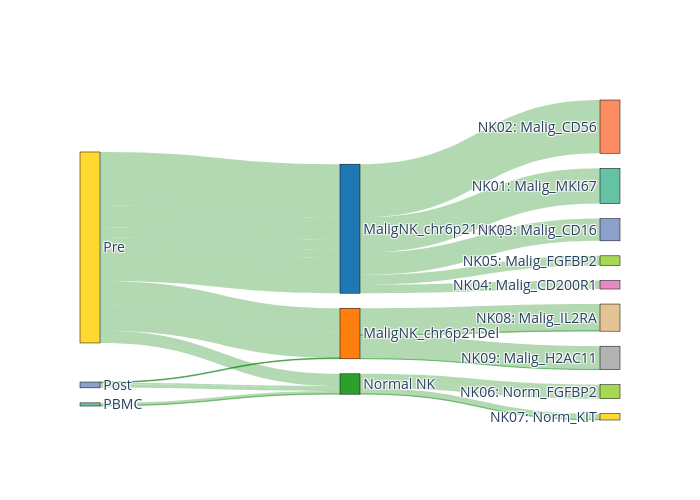

The cell this chart's notebook holds for it:
### Markdown cell above
#### **Fig. 2d** The Sankey diagram illustrates the association between treatment states, CNV status, and NK subclusters, with edge width representing the proportions of cells.

### Code cell
# ---------------------------------------------------------
# Generate Sankey diagram for treatment-cell state flow
# ---------------------------------------------------------
# This section constructs a Sankey diagram to visualize the
# cellular transitions and relationships between treatment
# status, broad cell annotations, and specific NK cell states.
# It aggregates cell counts, filters for significant flows,
# and renders an interactive plot to illustrate the distribution
# of cells across these categories.
# ---------------------------------------------------------
from collections import defaultdict
import plotly.graph_objects as go

df = adata_NK.obs[['treatment',  'anno-standard', 'CellStateLabels',]]

path_counts = defaultdict(int)
for _, row in df.iterrows():
    path = (row["treatment"], row["anno-standard"], row["CellStateLabels"])
    path_counts[path] += 1

all_labels = ['Pre','Post','PBMC','MaligNK_chr6p21Amp', 'MaligNK_chr6p21Del', 'Normal NK', 
              'NK01: Malig_MKI67', 'NK02: Malig_CD56', 'NK03: Malig_CD16',
              'NK04: Malig_CD200R1', 'NK05: Malig_FGFBP2', 'NK06: Norm_FGFBP2',
              'NK07: Norm_KIT', 'NK08: Malig_IL2RA', 'NK09: Malig_H2AC11']
label_to_index = {label: i for i, label in enumerate(all_labels)}
colors = ['#ffd92f', '#8da0cb', '#66c2a5',"#1f77b4", "#ff7f0e", "#2ca02c", '#66c2a5', '#fc8d62', 
          '#8da0cb', '#e78ac3', '#a6d854', '#a6d854','#ffd92f', '#e5c494', '#b3b3b3']

sources = []
targets = []
values = []

for (label1, label2, label3), count in path_counts.items():
    # from treatment to anno-cnv
    sources.append(label_to_index[label1])
    targets.append(label_to_index[label2])
    values.append(count)
    
    # from anno-cnv to anno-NK
    sources.append(label_to_index[label2])
    targets.append(label_to_index[label3])
    values.append(count)

filtered_links = [(s, t, v) for s, t, v in zip(sources, targets, values) if v >= 15]
filtered_sources = [link[0] for link in filtered_links]
filtered_targets = [link[1] for link in filtered_links]
filtered_values = [link[2] for link in filtered_links]

# sankey plot
fig = go.Figure(go.Sankey(
    node=dict(
        pad=15,
        thickness=20,
        line=dict(color="black", width=0.5),
        label=all_labels,
        color=colors
    ),
    link=dict(
        source=filtered_sources,
        target=filtered_targets,
        value=filtered_values,
        color=["rgba(0, 128, 0, 0.3)"] * len(sources)
    )
))

fig.update_layout(
    font_size=14,
    height=500,
    width=700,

    xaxis=dict(
        title_text="X Axis",
        title_font=dict(color="black"),
        tickfont=dict(color="black")
    ),
    yaxis=dict(
        title_text="Y Axis",
        title_font=dict(color="black"),
        tickfont=dict(color="black")
    ),

    legend=dict(
        bgcolor="rgba(0,0,0,0)",  # 完全透明背景
        font=dict(color="black")
    ),
)

fig.show()
fig.write_html(f"{figPath}/Fig2d.html")

### Figure 1 — Plotly figure (JSON) as saved in the notebook; plotly's stock layout.template omitted (floating-point values rounded to 4 significant figures)
{"data": [{"link": {"color": ["rgba(0, 128, 0, 0.3)", "rgba(0, 128, 0, 0.3)", "rgba(0, 128, 0, 0.3)", "rgba(0, 128, 0, 0.3)", "rgba(0, 128, 0, 0.3)", "rgba(0, 128, 0, 0.3)", "rgba(0, 128, 0, 0.3)", "rgba(0, 128, 0, 0.3)", "rgba(0, 128, 0, 0.3)", "rgba(0, 128, 0, 0.3)", "rgba(0, 128, 0, 0.3)", "rgba(0, 128, 0, 0.3)", "rgba(0, 128, 0, 0.3)", "rgba(0, 128, 0, 0.3)", "rgba(0, 128, 0, 0.3)", "rgba(0, 128, 0, 0.3)", "rgba(0, 128, 0, 0.3)", "rgba(0, 128, 0, 0.3)", "rgba(0, 128, 0, 0.3)", "rgba(0, 128, 0, 0.3)", "rgba(0, 128, 0, 0.3)", "rgba(0, 128, 0, 0.3)", "rgba(0, 128, 0, 0.3)", "rgba(0, 128, 0, 0.3)", "rgba(0, 128, 0, 0.3)", "rgba(0, 128, 0, 0.3)", "rgba(0, 128, 0, 0.3)", "rgba(0, 128, 0, 0.3)", "rgba(0, 128, 0, 0.3)", "rgba(0, 128, 0, 0.3)", "rgba(0, 128, 0, 0.3)", "rgba(0, 128, 0, 0.3)", "rgba(0, 128, 0, 0.3)", "rgba(0, 128, 0, 0.3)", "rgba(0, 128, 0, 0.3)", "rgba(0, 128, 0, 0.3)", "rgba(0, 128, 0, 0.3)", "rgba(0, 128, 0, 0.3)", "rgba(0, 128, 0, 0.3)", "rgba(0, 128, 0, 0.3)", "rgba(0, 128, 0, 0.3)", "rgba(0, 128, 0, 0.3)", "rgba(0, 128, 0, 0.3)", "rgba(0, 128, 0, 0.3)", "rgba(0, 128, 0, 0.3)", "rgba(0, 128, 0, 0.3)", "rgba(0, 128, 0, 0.3)", "rgba(0, 128, 0, 0.3)", "rgba(0, 128, 0, 0.3)", "rgba(0, 128, 0, 0.3)", "rgba(0, 128, 0, 0.3)", "rgba(0, 128, 0, 0.3)"], "source": [0, 3, 0, 5, 0, 3, 0, 3, 0, 3, 0, 3, 0, 5, 0, 4, 0, 4, 1, 5, 1, 5, 1, 4, 1, 4, 2, 5, 2, 5], "target": [3, 7, 5, 11, 3, 8, 3, 10, 3, 9, 3, 6, 5, 12, 4, 14, 4, 13, 5, 12, 5, 11, 4, 14, 4, 13, 5, 11, 5, 12], "value": [6295, 6295, 943, 943, 2628, 2628, 1147, 1147, 1003, 1003, 4158, 4158, 500, 500, 2746, 2746, 3125, 3125, 178, 178, 410, 410, 22, 22, 79, 79, 311, 311, 63, 63]}, "node": {"color": ["#ffd92f", "#8da0cb", "#66c2a5", "#1f77b4", "#ff7f0e", "#2ca02c", "#66c2a5", "#fc8d62", "#8da0cb", "#e78ac3", "#a6d854", "#a6d854", "#ffd92f", "#e5c494", "#b3b3b3"], "label": ["Pre", "Post", "PBMC", "MaligNK_chr6p21Amp", "MaligNK_chr6p21Del", "Normal NK", "NK01: Malig_MKI67", "NK02: Malig_CD56", "NK03: Malig_CD16", "NK04: Malig_CD200R1", "NK05: Malig_FGFBP2", "NK06: Norm_FGFBP2", "NK07: Norm_KIT", "NK08: Malig_IL2RA", "NK09: Malig_H2AC11"], "line": {"color": "black", "width": 0.5}, "pad": 15, "thickness": 20}, "type": "sankey"}], "layout": {"font": {"size": 14}, "height": 500, "legend": {"bgcolor": "rgba(0,0,0,0)", "font": {"color": "black"}}, "width": 700, "xaxis": {"tickfont": {"color": "black"}, "title": {"font": {"color": "black"}, "text": "X Axis"}}, "yaxis": {"tickfont": {"color": "black"}, "title": {"font": {"color": "black"}, "text": "Y Axis"}}}}
